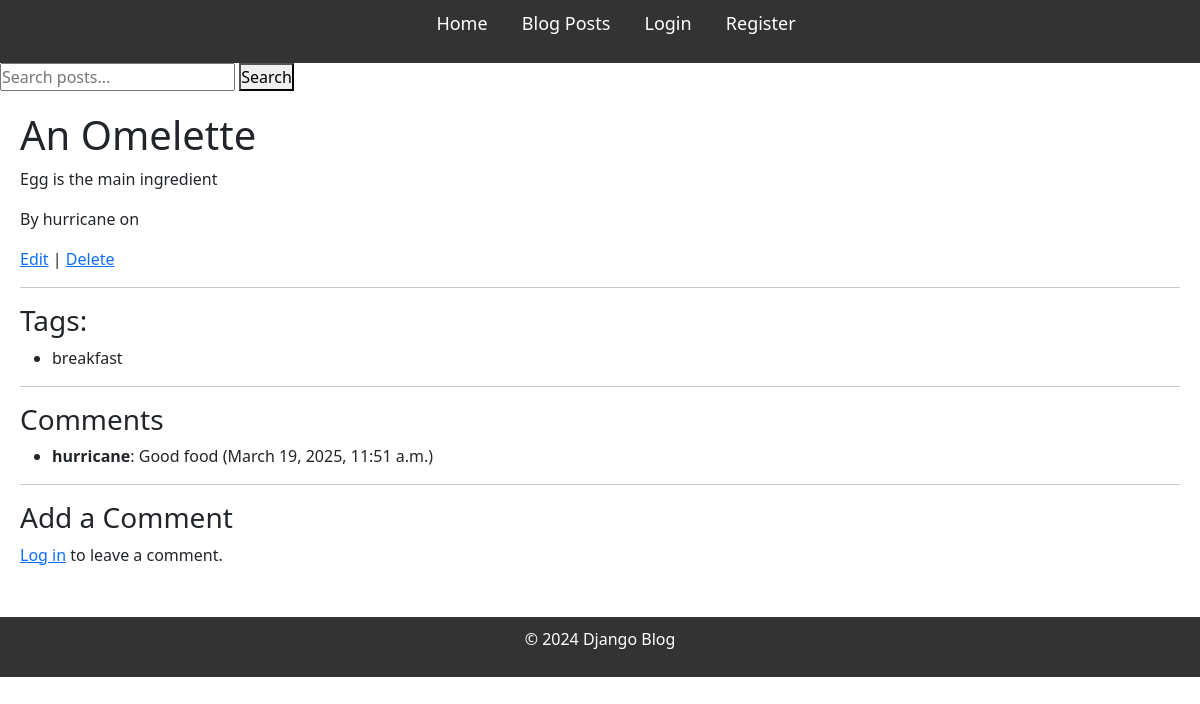
Page /post/6/ on the committed database.
### blog/models.py (models this page shows, shortened)
class Post(models.Model):
    title = models.CharField(max_length=100)
    content = models.TextField()
    published_date = models.DateTimeField(auto_now_add=True)
    author = models.ForeignKey(User, on_delete=models.CASCADE, related_name='posts')
    tags = TaggableManager(related_name="post_tags")

class Comment(models.Model):
    post = models.ForeignKey(Post, on_delete=models.CASCADE, related_name='comments')
    author = models.ForeignKey(User, on_delete=models.CASCADE, related_name='comments')
    content = models.TextField()
    created_at = models.DateTimeField(auto_now_add=True)
    updated_at = models.DateTimeField(auto_now_add=True)

### blog/views.py (the view)
# urls.py: path('post/<int:pk>/', views.PostDetailView.as_view(), name='post_detail'),
class PostDetailView(DetailView):
    model = Post
    template_name = 'blog/post_detail.html'
    context_object_name = 'post'
    def get_context_data(self, **kwargs):
        context = super().get_context_data(**kwargs)
        context['comments'] = Comment.objects.filter(post=self.object)
        return context

### blog/templates/blog/post_detail.html (shortened to what this page needs)
{% extends "base.html" %}
{% block content %}
    <h1>{{ post.title }}</h1>
    <p>{{ post.content }}</p>
    <p>By {{ post.author }} on {{ post.created_at }}</p>
    <a href="{% url 'post_edit' post.pk %}">Edit</a> |
    <a href="{% url 'post_delete' post.pk %}">Delete</a>
    <hr>
        <h3>Tags:</h3>
        <ul>
            {% for tag in post.tags.all %}
                <li>{{ tag }}</li>
            {% empty %}
                <p>No tags added.</p>
            {% endfor %}
        </ul>
    <hr>
    <h3>Comments</h3>
    <ul>
        {% for comment in comments %}
            <li>
                <strong>{{ comment.author.username }}</strong>: {{ comment.content }} ({{ comment.created_at }})
            </li>
        {% empty %}
            <li>No comments yet. Be the first to comment!</li>
        {% endfor %}
    </ul>
    <hr>
    <h3>Add a Comment</h3>
    {% if user.is_authenticated %}
        <form method="POST" action="{% url 'add_comment' post.id %}">
            {% csrf_token %}
            {{ form.as_p }}
            <button type="submit">Post Comment</button>
        </form>
    {% else %}
        <p><a href="{% url 'login' %}">Log in</a> to leave a comment.</p>
    {% endif %}
{% endblock %}

### static/css/style.css (style rules this page uses)
* { margin: 0; padding: 0; box-sizing: border-box; }
body { font-family: Arial, sans-serif; background-color: #f9f9f9; color: #333; }

### rows in the picture
Post: title "An Omelette", content "Egg is the main ingredient", author "hurricane"
Tag: name "breakfast"
Comment: author.username "hurricane", content "Good food", created_at "March 19, 2025, 11:51 a.m."
